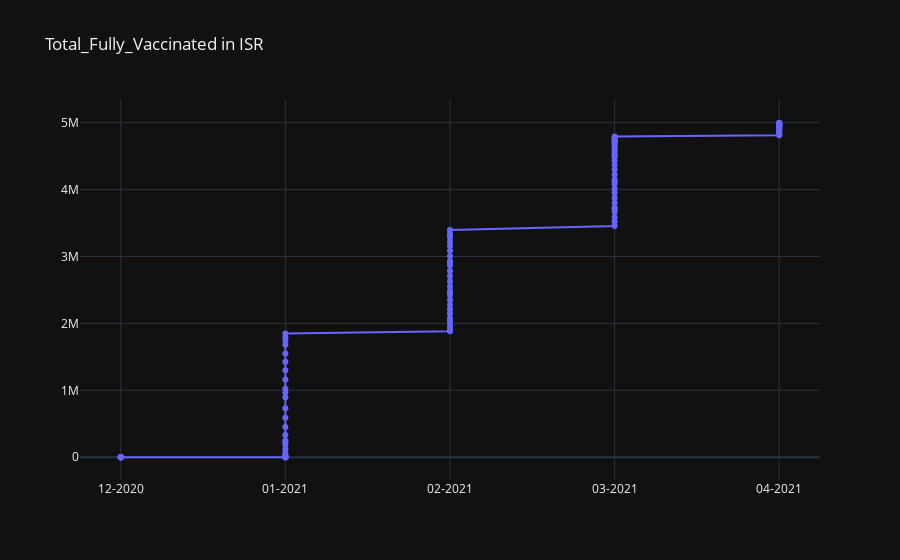

This figure's notebook cell:
### Code cell
import plotly.graph_objects as go

x=[i.split('-')[1]+'-'+i.split('-')[0] for i in Total_Fully_Vaccinated.Date ]
fig = go.Figure()
fig.update_layout(template='plotly_dark')
fig.add_trace(go.Scatter(x=x, 
                         y=Total_Fully_Vaccinated['Total_Fully_Vaccinated'],
                         mode='lines+markers',
                         name='total_cases',
                         line=dict(color='rgb(102, 102, 255)', width=2)))

fig.update_layout(
    title = 'Total_Fully_Vaccinated in '+str(string),
    xaxis_tickformat = '%d %B (%a)<br>%Y'
)
fig.show()
